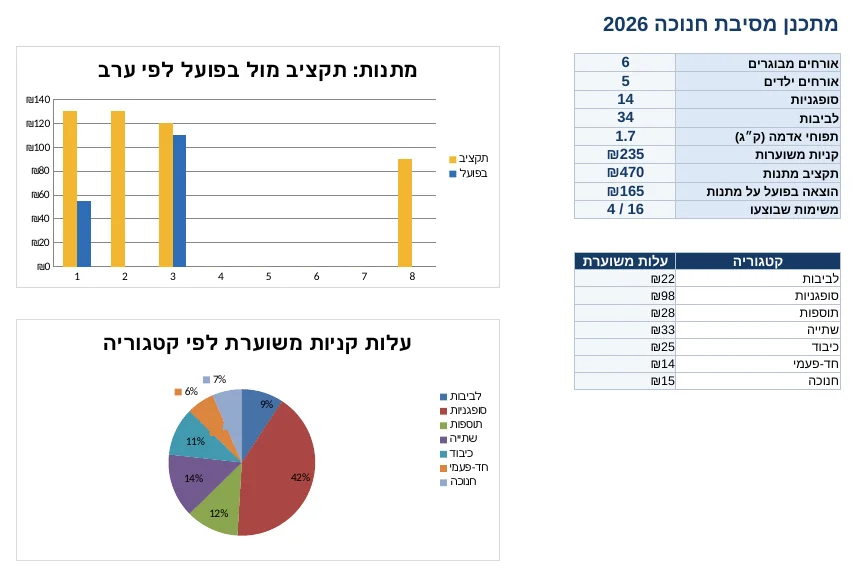
#> input picture docs/p/hanukkah-party-planner/img/dashboard.webp, 857 x 577 px, found by its file name
$ python pages_pesach.py
#> lines starting #> are read from the running program, lines starting #| are printed output that depends on the picture
### products/seasonal-2027/verify_dates.py
#!/usr/bin/env python3
"""Verify Purim 2027 and Passover 2027 dates with the arithmetic Hebrew calendar
(Dershowitz & Reingold, Calendrical Calculations; same code as products/hanukkah/verify_dates.py).
Sanity checks against known dates: Rosh Hashana 5787 = 2026-09-12, Pesach 5786 (15 Nisan) = 2026-04-02, Purim 5786 = 2026-03-03.
Run: python3 verify_dates.py   (exits non-zero if a check or an expected 2027 date fails)"""
import datetime
import sys

EPOCH = -1373427  # R.D. of 1 Tishri AM 1
def leap(y): return (7*y+1) % 19 < 7
def months(y): return 13 if leap(y) else 12
def elapsed(y):
    m = (235*y-234)//19
    parts = 12084 + 13753*m
    day = m*29 + parts//25920
    return day+1 if (3*(day+1)) % 7 < 3 else day
def delay2(y):
    ny0, ny1, ny2 = elapsed(y-1), elapsed(y), elapsed(y+1)
    if ny2-ny1 == 356: return 2
    if ny1-ny0 == 382: return 1
    return 0
def new_year(y): return EPOCH + elapsed(y) + delay2(y)
def days_in_year(y): return new_year(y+1)-new_year(y)
def long_heshvan(y): return days_in_year(y) % 10 == 5
def short_kislev(y): return days_in_year(y) % 10 == 3
def last_day(y, m):
    if m in (2, 4, 6, 10, 13): return 29
    if m == 12 and not leap(y): return 29
    if m == 8 and not long_heshvan(y): return 29
    if m == 9 and short_kislev(y): return 29
    return 30
def fixed(y, m, d):  # m: 1=Nisan ... 6=Elul, 7=Tishri ... 12=Adar (Adar I in leap years), 13=Adar II
    r = new_year(y) + d - 1
    if m < 7:
        for mm in range(7, months(y)+1): r += last_day(y, mm)
        for mm in range(1, m): r += last_day(y, mm)
    else:
        for mm in range(7, m): r += last_day(y, mm)
    return r
def greg(rd): return datetime.date.fromordinal(rd)
def adar(y): return 13 if leap(y) else 12

DAYS_HE = ["שני", "שלישי", "רביעי", "חמישי", "שישי", "שבת", "ראשון"]
def he_day(d): return DAYS_HE[d.weekday()]

Y = 5787
DATES = {  # key: (label, hebrew month, day)
    "purim_katan": ("פורים קטן (י״ד באדר א׳)", 12, 14),
    "taanit_esther": ("תענית אסתר (י״ג באדר ב׳)", adar(Y), 13),
    "purim": ("פורים (י״ד באדר ב׳)", adar(Y), 14),
    "shushan_purim": ("שושן פורים – ירושלים (ט״ו באדר ב׳)", adar(Y), 15),
    "bedika": ("ליל בדיקת חמץ (ערב י״ד בניסן)", 1, 13),   # evening of 13 Nisan = night of 14 Nisan
    "erev_pesach": ("ערב פסח (י״ד בניסן)", 1, 14),
    "pesach": ("פסח – יום טוב ראשון (ט״ו בניסן)", 1, 15),
    "shvii": ("שביעי של פסח (כ״א בניסן)", 1, 21),
    "acharon_chul": ("אחרון של פסח בחו״ל (כ״ב בניסן)", 1, 22),
    "shavuot": ("שבועות (ו׳ בסיוון)", 3, 6),
}
LATER = {"rosh_hashana_5788": (5788, 7, 1), "yom_kippur_5788": (5788, 7, 10), "sukkot_5788": (5788, 7, 15), "hanukkah_5788": (5788, 9, 25)}
EXPECTED = {"purim": datetime.date(2027, 3, 23), "pesach": datetime.date(2027, 4, 22), "erev_pesach": datetime.date(2027, 4, 21),
            "shvii": datetime.date(2027, 4, 28), "taanit_esther": datetime.date(2027, 3, 22), "shushan_purim": datetime.date(2027, 3, 24)}

def compute():
    out = {k: greg(fixed(Y, m, d)) for k, (_, m, d) in DATES.items()}
    out.update({k: greg(fixed(y, m, d)) for k, (y, m, d) in LATER.items()})
    return out

# [16 lines that do not run on import are left out]

### products/hanukkah/site_common.py
"""Page shell for the Hanukkah pages (he RTL under docs/p, docs/tools, docs/hanukkah; en LTR under docs/en/hanukkah).
Uses the shared design system (assets/site.css, site.js, checkout.js). English pages carry their own static
header/footer (site.js only injects into #site-header/#site-footer, which English pages don't have)."""
import json
import re
import sys
from pathlib import Path

DOCS = Path(__file__).resolve().parents[2] / "docs"
sys.path.insert(0, str(Path(__file__).resolve().parents[2] / "tools" / "site"))
from site_config import BASE_URL as BASE, BRAND, BRAND_LATIN  # noqa: E402

UPDATED = "2026-11-17"

EXTRA_CSS = """
.hk-hero-img{border-radius:var(--radius);border:1px solid var(--border);box-shadow:var(--shadow-lg);background:#fff;width:100%;height:auto}
.hk-list{padding-inline-start:1.2rem}.hk-list li{margin:.3rem 0}
.hk-pages{display:grid;gap:1rem;grid-template-columns:repeat(2,1fr)}@media(min-width:760px){.hk-pages{grid-template-columns:repeat(4,1fr)}}
.hk-pages figure{margin:0}.hk-pages img{width:100%;height:auto;border:1px solid var(--border);border-radius:var(--radius-sm);box-shadow:var(--shadow);background:#fff}
.hk-pages figcaption{font-size:.9rem;color:var(--muted);text-align:center;margin-top:.35rem}
.hk-dates{width:100%;border-collapse:collapse;font-size:.98rem}.hk-dates th,.hk-dates td{border:1px solid var(--border);padding:.45rem .6rem;text-align:center}
.hk-dates th{background:var(--surface-2)}
.hk-tiles{display:grid;gap:.75rem;grid-template-columns:repeat(2,1fr)}@media(min-width:640px){.hk-tiles{grid-template-columns:repeat(4,1fr)}}
.hk-tile{background:var(--surface);border:1px solid var(--border);border-radius:var(--radius);padding:.9rem}
.hk-tile .k{font-weight:700;color:var(--muted);font-size:.92rem}.hk-tile .v{font-size:1.7rem;font-weight:800;font-variant-numeric:tabular-nums;color:var(--primary)}
.hk-tile .s{font-size:.85rem;color:var(--muted)}
.hk-ing{width:100%;border-collapse:collapse}.hk-ing td{border-bottom:1px solid var(--border);padding:.35rem .25rem}.hk-ing td.num{text-align:end;font-weight:700;font-variant-numeric:tabular-nums;white-space:nowrap}
.hk-note{font-size:.9rem;color:var(--muted)}
.hk-bracha{font-family:'Noto Sans Hebrew','Assistant',sans-serif;font-size:1.3rem;line-height:1.9;background:var(--surface-2);border-radius:var(--radius-sm);padding:.6rem 1rem;margin:.5rem 0}
.prose img{max-width:100%;height:auto;border-radius:var(--radius-sm);border:1px solid var(--border)}
.en-header .brand small{display:none}
@media(max-width:480px){.en-header .brand span{display:none}.en-header .nav a{padding:.4rem .4rem}}
.lang-switch{font-weight:700;font-size:.92rem}
"""

EN_LOGO = ('<svg class="brand-mark" viewBox="0 0 64 64" aria-hidden="true"><rect width="64" height="64" rx="14" fill="#0e6b63"/>'
           '<path d="M32 12l5.6 12.4 13.4 1.4-10 9.1 2.8 13.2L32 41.4l-11.8 6.7 2.8-13.2-10-9.1 13.4-1.4z" fill="#f0b44c"/></svg>')


def esc(s):
    return s.replace("&", "&amp;").replace('"', "&quot;").replace("<", "&lt;")


def strip(s):
    return re.sub(r"<[^>]+>", "", s)


# [18 lines left out: functions en_header, en_footer, not called in this run]


def page(path, title, desc, body, jsonld=(), og_image=None, crumbs=(), lang="he", buy=False, scripts=(), alt=None,
         noindex=False, og_type=None):
    """path like 'p/x/' relative to docs. crumbs: [(name, path)]. alt: path of the other-language equivalent (hreflang)."""
#> called with path = 'p/seder-planner/', og_image = 'p/seder-planner/img/dashboard.webp', lang = 'he', buy = True, scripts = (), alt = 'en/p/passover-seder-planner/', noindex = False
    depth = path.strip("/").count("/") + 1 if path.strip("/") else 0
    up = "../" * depth
    url = BASE + path
    og = BASE + (og_image or "assets/og-default.png")
    home = ("ראשי", "") if lang == "he" else ("Hanukkah 2026", "en/hanukkah/")
    trail = [home] + [c for c in crumbs if c[1] != home[1]]
    bc = {"@context": "https://schema.org", "@type": "BreadcrumbList", "itemListElement": [
        {"@type": "ListItem", "position": i + 1, "name": n, "item": BASE + p} for i, (n, p) in enumerate(trail)]}
    lds = "\n".join(f'<script type="application/ld+json">\n{json.dumps(j, ensure_ascii=False)}\n</script>' for j in [*jsonld, bc])
    crumb = f'<nav class="breadcrumbs" aria-label="{"פירורי לחם" if lang == "he" else "Breadcrumbs"}">'
    for i, (n, p) in enumerate(trail):
        if i:
            crumb += '<span aria-hidden="true">›</span>'
        crumb += n if p == path else f'<a href="{up}{p}">{n}</a>'
    crumb += "</nav>"
    hreflang = ""
    if alt:
        he_url, en_url = (url, BASE + alt) if lang == "he" else (BASE + alt, url)
        hreflang = (f'<link rel="alternate" hreflang="he" href="{he_url}">\n<link rel="alternate" hreflang="en" href="{en_url}">\n'
                    f'<link rel="alternate" hreflang="x-default" href="{he_url if lang == "he" else en_url}">\n')
    js = [f'<script src="{up}assets/site.js"></script>']
    if buy:
        js.append(f'<script src="{up}assets/checkout.js"></script>')
    js += [s.replace("{up}", up) for s in scripts]
    if lang == "he":
        head_html, foot_html = '<header id="site-header"></header>', '<footer id="site-footer"></footer>'
    else:
        head_html, foot_html = en_header(up, alt), en_footer(up)
    robots = '<meta name="robots" content="noindex">\n' if noindex else ""
    html = f"""<!doctype html>
<html lang="{lang}" dir="{"rtl" if lang == "he" else "ltr"}">
<head>
<meta charset="utf-8">
<meta name="viewport" content="width=device-width, initial-scale=1">
<title>{esc(title)}</title>
<meta name="description" content="{esc(desc)}">
{robots}<link rel="canonical" href="{url}">
{hreflang}<meta property="og:type" content="{og_type or ('product' if buy else 'website')}">
<meta property="og:locale" content="{"he_IL" if lang == "he" else "en_US"}">
<meta property="og:site_name" content="{BRAND if lang == "he" else BRAND_LATIN}">
<meta property="og:title" content="{esc(title)}">
<meta property="og:description" content="{esc(desc)}">
<meta property="og:url" content="{url}">
<meta property="og:image" content="{og}">
<meta name="twitter:card" content="summary_large_image">
<meta name="theme-color" content="#0e6b63">
<link rel="icon" type="image/svg+xml" href="{up}assets/favicon.svg">
<link rel="preconnect" href="https://fonts.googleapis.com">
<link rel="preconnect" href="https://fonts.gstatic.com" crossorigin>
<link rel="stylesheet" href="https://fonts.googleapis.com/css2?family=Assistant:wght@400;600;700;800&family=Noto+Sans+Hebrew:wght@400;700&display=swap">
<link rel="stylesheet" href="{up}assets/site.css">
<style>{EXTRA_CSS}</style>
{lds}
</head>
<body>
{head_html}
<main id="main">
{body.replace("{CRUMBS}", crumb).replace("{up}", up)}
</main>
{foot_html}
{chr(10).join(js)}
</body>
</html>
"""
    out = DOCS / path / "index.html"
    out.parent.mkdir(parents=True, exist_ok=True)
    html = fix_img_sizes(html, out.parent)
    out.write_text(html, encoding="utf-8")
    return out


def fix_img_sizes(html, page_dir):
    """Set width/height of local <img> tags from the real image files (avoids layout shift)."""
    from PIL import Image

    def rep(m):
        tag = m.group(0)
        src = re.search(r'src="([^"]+)"', tag)
        if not src or src.group(1).startswith("http"):
            return tag
        f = (page_dir / src.group(1)).resolve()
        if not f.exists():
            raise FileNotFoundError(f"{f} (in {page_dir})")
        w, h = Image.open(f).size
#> w = 857; h = 577
        tag = re.sub(r'\swidth="\d+"', f' width="{w}"', tag)
        tag = re.sub(r'\sheight="\d+"', f' height="{h}"', tag)
        return tag
    return re.sub(r"<img\b[^>]*>", rep, html)
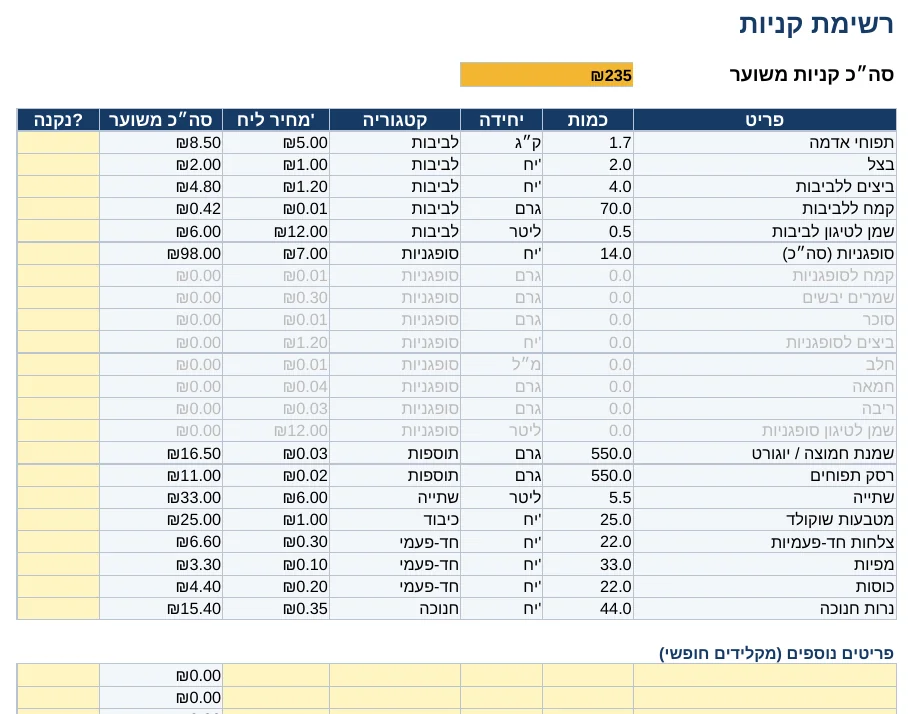
#> input picture docs/p/hanukkah-party-planner/img/shopping.webp, 913 x 714 px, found by its file name
#> in rep (call 2), `w, h = Image.open(f).size`: w = 913; h = 714
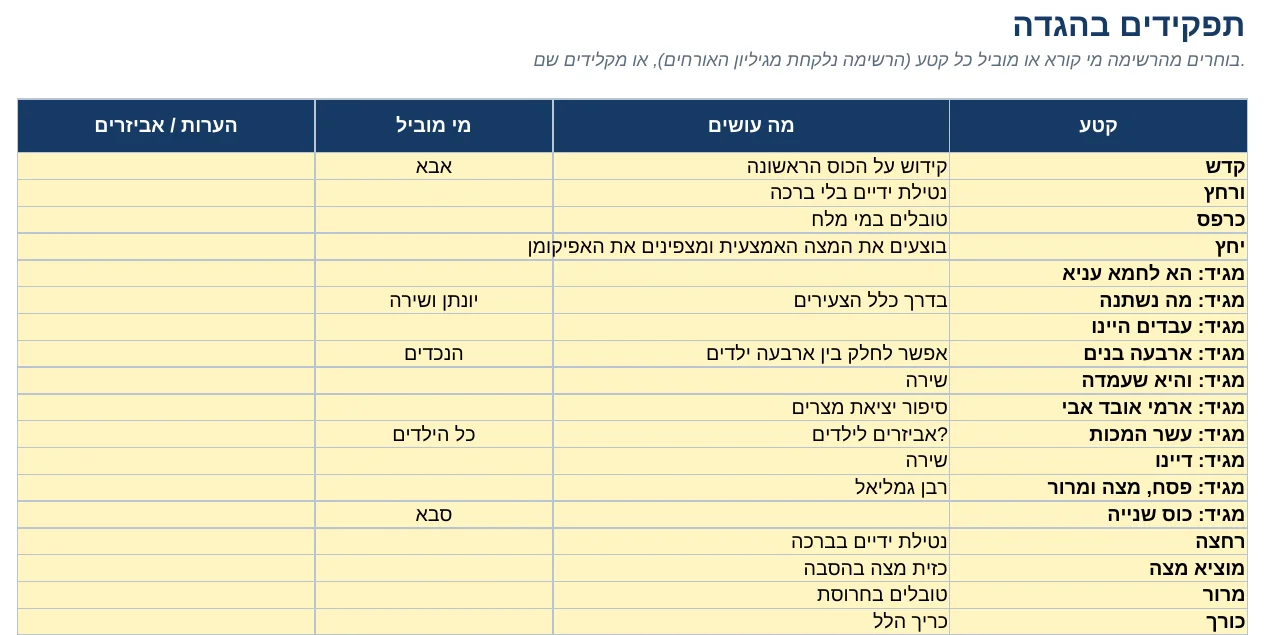
#> input picture docs/p/seder-planner/img/haggadah.webp, 1264 x 635 px
#> in rep (call 3), `w, h = Image.open(f).size`: w = 1264; h = 635
#> (the rest of the program and of its run is left out)
